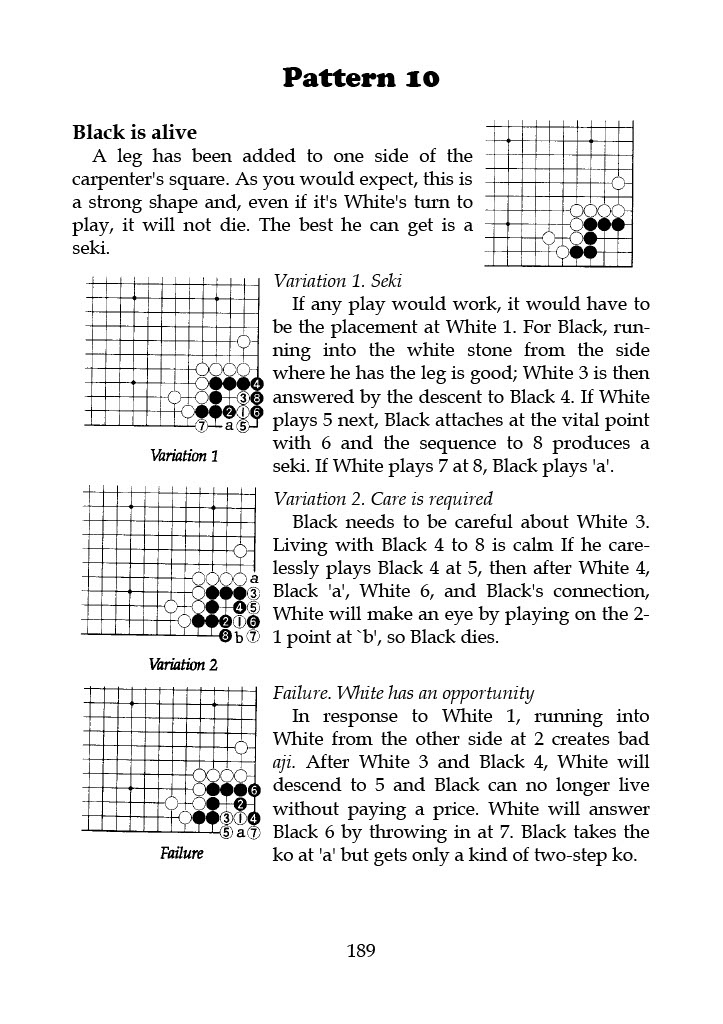
#> input picture solutionsFinal/10.jpg, 723 x 1024 px, given in place of 98.jpg, which was not available
$ python questionsTest.py
#> lines starting #> are read from the running program, lines starting #| are printed output that depends on the picture
#  take the puzzles that have pattern at top that aren't getting caught by pytessearct and check pytessearct output for
#  those specific ones are

import pytesseract
import cv2
import os

path_to_folder = r'C:\Users\nharw\PycharmProjects\pdf2AnkiVersion2\baseImages\imagesPreProcessing'
sorted_images = os.listdir(path_to_folder)
sorted_images.sort(key=lambda f: int(''.join(filter(str.isdigit, f)))) # copied this line (Python doesn't sort properly)

pages_with_pattern_at_top = []
substring = "Pattern"

img90 = rf'C:\Users\nharw\PycharmProjects\pdf2AnkiVersion2\baseImages\imagesPreProcessing\90.jpg' # Pastern at top of page
img98 = rf'C:\Users\nharw\PycharmProjects\pdf2AnkiVersion2\baseImages\imagesPreProcessing\98.jpg' # Detects Pattern24 at top when scanning whole page
img116 = rf'C:\Users\nharw\PycharmProjects\pdf2AnkiVersion2\baseImages\imagesPreProcessing\116.jpg'

path_to_img = rf'C:\Users\nharw\PycharmProjects\pdf2AnkiVersion2\baseImages\imagesPreProcessing\98.jpg'
img = cv2.imread(path_to_img, 0)  # loads in mode "0", which is grayscale, use "1" for color and "-1" for unchanged
#> img is the input picture: shape (1024, 723); min 0, max 255, mean 236.8
cropped_top_of_page = img[0:120, 168:542]  # crop is in format img[y:y+h, x:x+w]
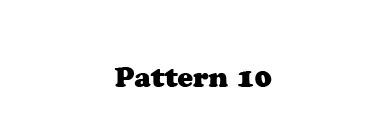
#> cropped_top_of_page: shape (120, 374); min 0, max 255, mean 246.7
pytesseract.pytesseract.tesseract_cmd = r'C:\Program Files\Tesseract-OCR\tesseract'
#> (the run stopped early here; a loop or call above may not have finished)

$ run again, on solutionsFinal/100.jpg
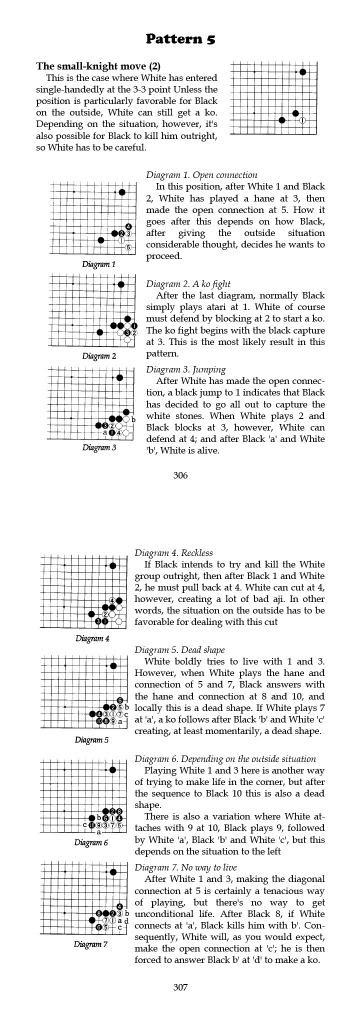
#> input picture solutionsFinal/100.jpg, 723 x 2048 px, given in place of 98.jpg, which was not available (shown at 1/2 size)
#> img is the input picture: shape (2048, 723); min 0, max 255, mean 236.8
#> `cropped_top_of_page = img[0:120, 168:542]`:
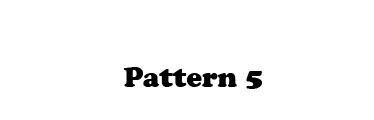
#> cropped_top_of_page: shape (120, 374); min 0, max 255, mean 247.5

$ run again, on solutionsFinal/102.jpg
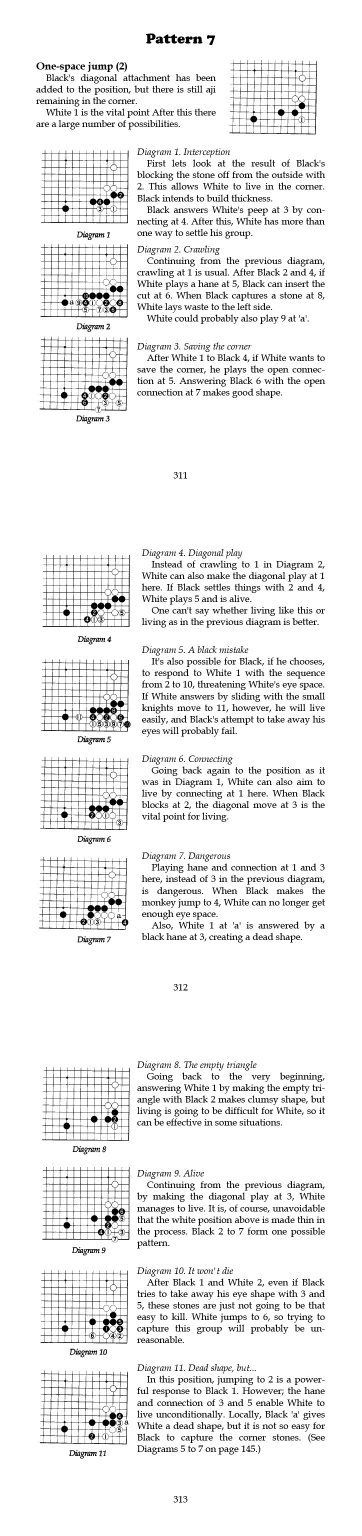
#> input picture solutionsFinal/102.jpg, 723 x 3072 px, given in place of 98.jpg, which was not available (shown at 1/2 size)
#> img is the input picture: shape (3072, 723); min 0, max 255, mean 238.4
#> `cropped_top_of_page = img[0:120, 168:542]`:
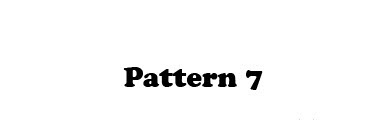
#> cropped_top_of_page: shape (120, 374); min 0, max 255, mean 247.7
